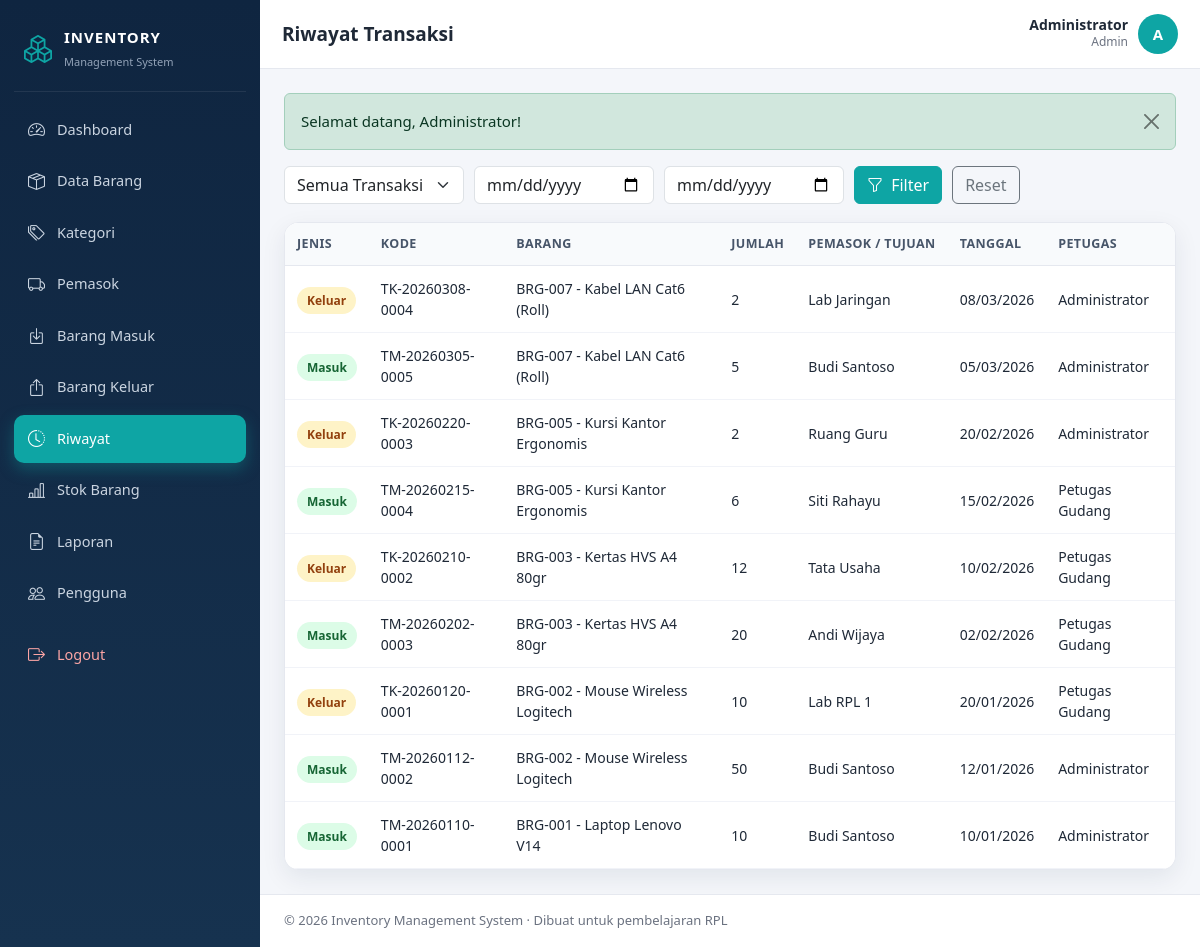
Page /riwayat.php (signed in) on the committed database.
### tables this page shows
CREATE TABLE barang_keluar (
  id_keluar      INT AUTO_INCREMENT PRIMARY KEY,
  kode_transaksi VARCHAR(40) NOT NULL UNIQUE,
  id_barang      INT NOT NULL,
  jumlah         INT NOT NULL,
  tujuan         VARCHAR(120) NOT NULL,
  tanggal_keluar DATE NOT NULL,
  keterangan     TEXT DEFAULT NULL,
  id_user        INT NOT NULL,
  created_at     TIMESTAMP NOT NULL DEFAULT CURRENT_TIMESTAMP,
  CONSTRAINT fk_keluar_barang FOREIGN KEY (id_barang) REFERENCES barang(id_barang) ON UPDATE CASCADE ON DELETE CASCADE,
  CONSTRAINT fk_keluar_user   FOREIGN KEY (id_user)   REFERENCES users(id_user)    ON UPDATE CASCADE ON DELETE RESTRICT
);

CREATE TABLE barang (
  id_barang     INT AUTO_INCREMENT PRIMARY KEY,
  kode_barang   VARCHAR(30)  NOT NULL UNIQUE,
  nama_barang   VARCHAR(120) NOT NULL,
  id_kategori   INT NOT NULL,
  id_pemasok    INT DEFAULT NULL,
  merek         VARCHAR(80)  DEFAULT NULL,
  spesifikasi   TEXT DEFAULT NULL,
  satuan        VARCHAR(20)  NOT NULL DEFAULT 'Unit',
  harga_beli    DECIMAL(15,2) NOT NULL DEFAULT 0,
  harga_jual    DECIMAL(15,2) NOT NULL DEFAULT 0,
  stok          INT NOT NULL DEFAULT 0,
  stok_minimum  INT NOT NULL DEFAULT 0,
  kondisi       ENUM('Baik','Rusak Ringan','Rusak Berat') NOT NULL DEFAULT 'Baik',
  lokasi        VARCHAR(100) DEFAULT NULL,
  tanggal_masuk DATE NOT NULL,
  created_at    TIMESTAMP NOT NULL DEFAULT CURRENT_TIMESTAMP,
  updated_at    TIMESTAMP NOT NULL DEFAULT CURRENT_TIMESTAMP ON UPDATE CURRENT_TIMESTAMP,
  CONSTRAINT fk_barang_kategori FOREIGN KEY (id_kategori) REFERENCES kategori(id_kategori)
    ON UPDATE CASCADE ON DELETE RESTRICT,
  CONSTRAINT fk_barang_pemasok FOREIGN KEY (id_pemasok) REFERENCES pemasok(id_pemasok)
    ON UPDATE CASCADE ON DELETE SET NULL
);

CREATE TABLE users (
  id_user       INT AUTO_INCREMENT PRIMARY KEY,
  username      VARCHAR(50)  NOT NULL UNIQUE,
  password      VARCHAR(255) NOT NULL,
  nama_lengkap  VARCHAR(100) NOT NULL,
  email         VARCHAR(100) DEFAULT NULL,
  role          ENUM('admin','petugas') NOT NULL DEFAULT 'petugas',
  status        ENUM('aktif','nonaktif') NOT NULL DEFAULT 'aktif',
  created_at    TIMESTAMP NOT NULL DEFAULT CURRENT_TIMESTAMP,
  updated_at    TIMESTAMP NOT NULL DEFAULT CURRENT_TIMESTAMP ON UPDATE CURRENT_TIMESTAMP
);

CREATE TABLE barang_masuk (
  id_masuk      INT AUTO_INCREMENT PRIMARY KEY,
  kode_transaksi VARCHAR(40) NOT NULL UNIQUE,
  id_barang     INT NOT NULL,
  id_pemasok    INT DEFAULT NULL,
  jumlah        INT NOT NULL,
  tanggal_masuk DATE NOT NULL,
  keterangan    TEXT DEFAULT NULL,
  id_user       INT NOT NULL,
  created_at    TIMESTAMP NOT NULL DEFAULT CURRENT_TIMESTAMP,
  CONSTRAINT fk_masuk_barang  FOREIGN KEY (id_barang)  REFERENCES barang(id_barang)   ON UPDATE CASCADE ON DELETE CASCADE,
  CONSTRAINT fk_masuk_pemasok FOREIGN KEY (id_pemasok) REFERENCES pemasok(id_pemasok) ON UPDATE CASCADE ON DELETE SET NULL,
  CONSTRAINT fk_masuk_user    FOREIGN KEY (id_user)    REFERENCES users(id_user)      ON UPDATE CASCADE ON DELETE RESTRICT
);

### functions.php (called while the page is built, shortened)
<?php
function e($text): string
{
    return htmlspecialchars((string) $text, ENT_QUOTES, 'UTF-8');
}

### riwayat.php (the view, shortened to what this page needs)
<?php
require_once __DIR__ . '/../includes/auth.php';
$jenis = $_GET['jenis'] ?? 'semua';
$mulai = $_GET['mulai'] ?? '';
$akhir = $_GET['akhir'] ?? '';
$rows = [];
$filterTanggal = function (string $kolom) use ($mulai, $akhir, &$param) {
    $sql = '';
    if ($mulai !== '') { $sql .= " AND $kolom >= ?"; $param[] = $mulai; }
    if ($akhir !== '') { $sql .= " AND $kolom <= ?"; $param[] = $akhir; }
    return $sql;
};
if ($jenis === 'semua' || $jenis === 'masuk') {
    $param = [];
    $sql = "SELECT 'Masuk' AS jenis, m.kode_transaksi, b.kode_barang, b.nama_barang, m.jumlah,
                   COALESCE(p.nama_pemasok,'-') AS pihak, m.tanggal_masuk AS tanggal, m.keterangan, u.nama_lengkap
            FROM barang_masuk m JOIN barang b ON b.id_barang=m.id_barang
            LEFT JOIN pemasok p ON p.id_pemasok=m.id_pemasok JOIN users u ON u.id_user=m.id_user
            WHERE 1=1" . $filterTanggal('m.tanggal_masuk');
    $s = $pdo->prepare($sql); $s->execute($param);
    $rows = array_merge($rows, $s->fetchAll());
}
if ($jenis === 'semua' || $jenis === 'keluar') {
    $param = [];
    $sql = "SELECT 'Keluar' AS jenis, k.kode_transaksi, b.kode_barang, b.nama_barang, k.jumlah,
                   k.tujuan AS pihak, k.tanggal_keluar AS tanggal, k.keterangan, u.nama_lengkap
            FROM barang_keluar k JOIN barang b ON b.id_barang=k.id_barang JOIN users u ON u.id_user=k.id_user
            WHERE 1=1" . $filterTanggal('k.tanggal_keluar');
    $s = $pdo->prepare($sql); $s->execute($param);
    $rows = array_merge($rows, $s->fetchAll());
}
usort($rows, fn($a, $b) => strcmp($b['tanggal'], $a['tanggal']));
require_once __DIR__ . '/../includes/header.php';
?>
<form class="page-actions" method="get">
  <select name="jenis" class="form-select" style="max-width:180px">
    <option value="semua"  <?= $jenis === 'semua'  ? 'selected' : '' ?>>Semua Transaksi</option>
  </select>
  <input type="date" name="mulai" class="form-control" style="max-width:180px" value="<?= e($mulai) ?>">
  <input type="date" name="akhir" class="form-control" style="max-width:180px" value="<?= e($akhir) ?>">
  <button class="btn btn-teal"><i class="bi bi-funnel me-1"></i> Filter</button>
  <a href="riwayat.php" class="btn btn-outline-secondary">Reset</a>
</form>
<div class="table-wrap">
  <table class="table-ims">
    <thead><tr><th>Jenis</th><th>Kode</th><th>Barang</th><th>Jumlah</th><th>Pemasok / Tujuan</th><th>Tanggal</th><th>Petugas</th></tr></thead>
    <tbody>
    <?php foreach ($rows as $r): ?>
      <tr>
        <td><span class="badge-soft <?= $r['jenis'] === 'Masuk' ? 'badge-success' : 'badge-warning' ?>"><?= e($r['jenis']) ?></span></td>
        <td><?= e($r['kode_transaksi']) ?></td>
        <td><?= e($r['kode_barang']) ?> - <?= e($r['nama_barang']) ?></td>
        <td><?= (int)$r['jumlah'] ?></td>
        <td><?= e($r['pihak']) ?></td>
        <td><?= e(date('d/m/Y', strtotime($r['tanggal']))) ?></td>
        <td><?= e($r['nama_lengkap']) ?></td>
      </tr>
    <?php endforeach; ?>
    </tbody>
  </table>
</div>
<?php require_once __DIR__ . '/../includes/footer.php'; ?>

### style.css (style rules this page uses)
:root { --ims-navy:#0f2540; --ims-navy-soft:#16324f; --ims-teal:#0ea5a4; --ims-teal-dark:#0b8483; --ims-bg:#f4f6fa; --ims-text:#1f2937; --ims-muted:#6b7280; --ims-border:#e5e8ef; --ims-radius:14px; --ims-shadow:0 8px 24px rgba(16,36,64,.08); }
* { box-sizing:border-box }
body { margin:0;background:var(--ims-bg);color:var(--ims-text);font-family:"Segoe UI",system-ui,-apple-system,sans-serif;font-size:15px }
a { text-decoration:none }
.table-ims { width:100%;border-collapse:separate;border-spacing:0;background:#fff;font-size:14px }
.table-ims thead th { background:#f8fafc;color:#475569;font-weight:600;font-size:12.5px;text-transform:uppercase;letter-spacing:.4px;padding:12px;border-bottom:1px solid var(--ims-border);white-space:nowrap }
.table-ims tbody td { padding:12px;border-bottom:1px solid #f1f3f8;vertical-align:middle }
.table-wrap { overflow-x:auto;border:1px solid var(--ims-border);border-radius:var(--ims-radius);background:#fff;box-shadow:var(--ims-shadow) }
.badge-soft { padding:5px 10px;border-radius:999px;font-size:12px;font-weight:600 }
.badge-success { background:#dcfce7;color:#166534 }
.badge-warning { background:#fef3c7;color:#92400e }
.btn-teal { background:var(--ims-teal);border-color:var(--ims-teal);color:#fff }
.page-actions { display:flex;flex-wrap:wrap;gap:10px;align-items:center;margin-bottom:18px }

### rows in the picture
barang_keluar: jenis "Keluar", kode_transaksi "TK-20260308-0004", id_barang.kode_barang "BRG-007", id_barang.nama_barang "Kabel LAN Cat6 (Roll)", jumlah "2", tujuan "Lab Jaringan", tanggal_keluar "08/03/2026", id_user.nama_lengkap "Administrator"
barang_masuk: jenis "Masuk", kode_transaksi "TM-20260305-0005", id_barang.kode_barang "BRG-007", id_barang.nama_barang "Kabel LAN Cat6 (Roll)", jumlah "5", pihak "Budi Santoso", tanggal_masuk "05/03/2026", id_user.nama_lengkap "Administrator"
barang_keluar: jenis "Keluar", kode_transaksi "TK-20260220-0003", id_barang.kode_barang "BRG-005", id_barang.nama_barang "Kursi Kantor Ergonomis", jumlah "2", tujuan "Ruang Guru", tanggal_keluar "20/02/2026", id_user.nama_lengkap "Administrator"
barang_masuk: jenis "Masuk", kode_transaksi "TM-20260215-0004", id_barang.kode_barang "BRG-005", id_barang.nama_barang "Kursi Kantor Ergonomis", jumlah "6", pihak "Siti Rahayu", tanggal_masuk "15/02/2026", id_user.nama_lengkap "Petugas Gudang"
barang_keluar: jenis "Keluar", kode_transaksi "TK-20260210-0002", id_barang.kode_barang "BRG-003", id_barang.nama_barang "Kertas HVS A4 80gr", jumlah "12", tujuan "Tata Usaha", tanggal_keluar "10/02/2026", id_user.nama_lengkap "Petugas Gudang"
barang_masuk: jenis "Masuk", kode_transaksi "TM-20260202-0003", id_barang.kode_barang "BRG-003", id_barang.nama_barang "Kertas HVS A4 80gr", jumlah "20", pihak "Andi Wijaya", tanggal_masuk "02/02/2026", id_user.nama_lengkap "Petugas Gudang"
barang_keluar: jenis "Keluar", kode_transaksi "TK-20260120-0001", id_barang.kode_barang "BRG-002", id_barang.nama_barang "Mouse Wireless Logitech", jumlah "10", tujuan "Lab RPL 1", tanggal_keluar "20/01/2026", id_user.nama_lengkap "Petugas Gudang"
barang_masuk: jenis "Masuk", kode_transaksi "TM-20260112-0002", id_barang.kode_barang "BRG-002", id_barang.nama_barang "Mouse Wireless Logitech", jumlah "50", pihak "Budi Santoso", tanggal_masuk "12/01/2026", id_user.nama_lengkap "Administrator"
barang_masuk: jenis "Masuk", kode_transaksi "TM-20260110-0001", id_barang.kode_barang "BRG-001", id_barang.nama_barang "Laptop Lenovo V14", jumlah "10", pihak "Budi Santoso", tanggal_masuk "10/01/2026", id_user.nama_lengkap "Administrator"

### other values in the picture
$m['label'] "Dashboard"
$m['label'] "Data Barang"
$m['label'] "Kategori"
$m['label'] "Pemasok"
$m['label'] "Barang Masuk"
$m['label'] "Barang Keluar"
$m['label'] "Riwayat"
$m['label'] "Stok Barang"
$m['label'] "Laporan"
$m['label'] "Pengguna"
$judul "Riwayat Transaksi"
$_SESSION['nama_lengkap'] "Administrator"
$_SESSION['role'] "Admin"
substr($_SESSION['nama_lengkap'] ?? 'U', 0, 1) "A"
$flash['message'] "Selamat datang, Administrator!"
